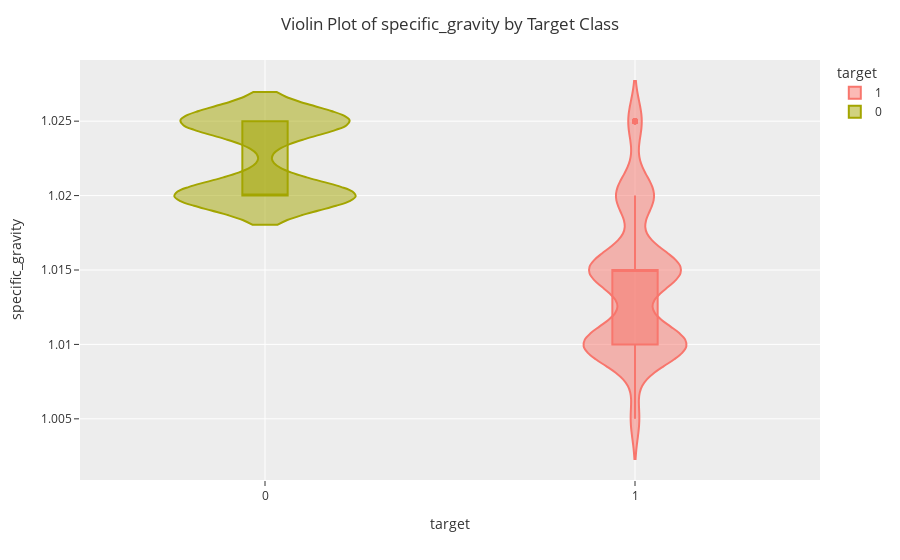

The notebook cell this image was saved under:
### Code cell
violin('specific_gravity')

### Figure 1 — Plotly figure (JSON) as saved in the notebook; plotly's stock layout.template omitted (floating-point values rounded to 4 significant figures; data arrays with more than 128 entries replaced by an {"elided": "..."} marker saying what was removed)
{"data": [{"alignmentgroup": "True", "box": {"visible": true}, "hovertemplate": "target=%{x}<br>specific_gravity=%{y}<extra></extra>", "legendgroup": "1", "marker": {"color": "#F8766D"}, "name": "1", "offsetgroup": "1", "orientation": "v", "scalegroup": "True", "showlegend": true, "type": "violin", "x": {"elided": "250 int values"}, "x0": " ", "xaxis": "x", "y": {"elided": "250 float values"}, "y0": " ", "yaxis": "y"}, {"alignmentgroup": "True", "box": {"visible": true}, "hovertemplate": "target=%{x}<br>specific_gravity=%{y}<extra></extra>", "legendgroup": "0", "marker": {"color": "#A3A500"}, "name": "0", "offsetgroup": "0", "orientation": "v", "scalegroup": "True", "showlegend": true, "type": "violin", "x": {"elided": "150 int values"}, "x0": " ", "xaxis": "x", "y": {"elided": "150 float values"}, "y0": " ", "yaxis": "y"}], "layout": {"legend": {"title": {"text": "target"}, "tracegroupgap": 0}, "margin": {"t": 60}, "title": {"text": "Violin Plot of specific_gravity by Target Class"}, "violinmode": "overlay", "xaxis": {"anchor": "y", "categoryarray": [1, 0], "categoryorder": "array", "domain": [0, 1], "title": {"text": "target"}}, "yaxis": {"anchor": "x", "domain": [0, 1], "title": {"text": "specific_gravity"}}}}
